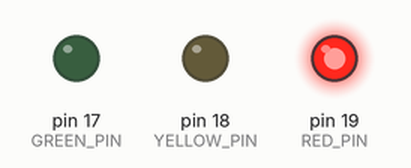
A sketch run on a simulated Arduino Uno, built with avr-gcc and run on an emulated ATmega328P. Parts: output pins drawn as LEDs (lit = HIGH).

Above: at 1.5 s.
At 4.5 s:
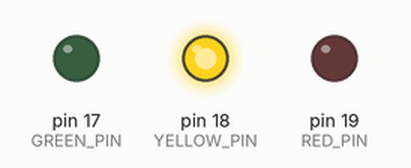
At 7.5 s:
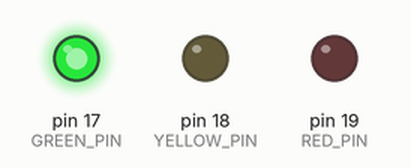
At 10.0 s:
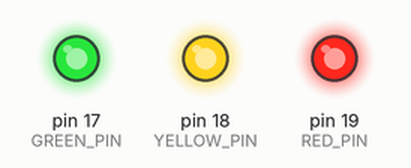
Timing chart, 0 to 14.3 s (numbered marks = the images above):
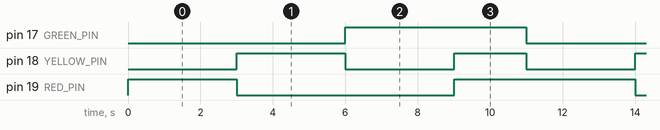

Measured:
- by itself, pin 17 (GREEN_PIN): alternates HIGH for 5.0 s and LOW for 6.0 s
- by itself, pin 18 (YELLOW_PIN): repeats every 11.0 s: LOW 3.0 s, HIGH 2.0 s, LOW 3.0 s, HIGH 3.0 s
- by itself, pin 19 (RED_PIN): repeats every 11.0 s: LOW 6.0 s, HIGH 5.0 s

The sketch:

Fireworks.ino
```cpp
# define RED_PIN 19
# define YELLOW_PIN 18
# define GREEN_PIN 17

#define RED_TIME 3000
#define YELLOW_TIME 3000
#define GREEN_TIME 3000
#define ALL_TIME 2000


void setup() {
  // put your setup code here, to run once:
  Serial.begin(115200);
  pinMode(RED_PIN, OUTPUT);
  pinMode(YELLOW_PIN, OUTPUT);
  pinMode(GREEN_PIN, OUTPUT);
}

void loop() {
  // Red LED
  digitalWrite (RED_PIN, HIGH);   // Red is on
  digitalWrite (YELLOW_PIN, LOW);   // Yellow is off
  digitalWrite (GREEN_PIN, LOW);  // Green is off
  delay(RED_TIME);

  // Yellow LED
  digitalWrite (RED_PIN, LOW);    // Red is off
  digitalWrite (YELLOW_PIN, HIGH);  // Yellow is on
  digitalWrite (GREEN_PIN,LOW);   // Green is off
  delay(YELLOW_TIME);

  //Green LED
  digitalWrite (RED_PIN, LOW);    // Red is off
  digitalWrite (YELLOW_PIN, LOW);   // Yellow is off
  digitalWrite (GREEN_PIN, HIGH); // Green is on
  delay(GREEN_TIME);

  digitalWrite (RED_PIN, HIGH);    // Red is on
  digitalWrite (YELLOW_PIN, HIGH);   // Yellow is on
  digitalWrite (GREEN_PIN, HIGH); // Green is on
  delay(ALL_TIME);
}
```
